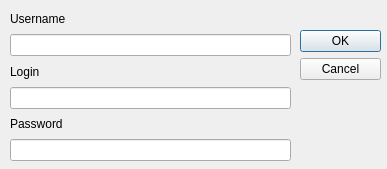
<?xml version="1.0" encoding="UTF-8"?>
<ui version="4.0">
 <class>signupdialog</class>
 <widget class="QDialog" name="signupdialog">
  <property name="geometry">
   <rect>
    <x>0</x>
    <y>0</y>
    <width>387</width>
    <height>169</height>
   </rect>
  </property>
  <property name="windowTitle">
   <string>Sign Up</string>
  </property>
  <widget class="QDialogButtonBox" name="buttonBox">
   <property name="geometry">
    <rect>
     <x>300</x>
     <y>30</y>
     <width>81</width>
     <height>61</height>
    </rect>
   </property>
   <property name="orientation">
    <enum>Qt::Orientation::Vertical</enum>
   </property>
   <property name="standardButtons">
    <set>QDialogButtonBox::StandardButton::Cancel|QDialogButtonBox::StandardButton::Ok</set>
   </property>
  </widget>
  <widget class="QWidget" name="layoutWidget">
   <property name="geometry">
    <rect>
     <x>10</x>
     <y>10</y>
     <width>281</width>
     <height>151</height>
    </rect>
   </property>
   <layout class="QVBoxLayout" name="verticalLayout">
    <item>
     <widget class="QLabel" name="label_3">
      <property name="text">
       <string>Username</string>
      </property>
     </widget>
    </item>
    <item>
     <widget class="QLineEdit" name="usernameEdit"/>
    </item>
    <item>
     <widget class="QLabel" name="label">
      <property name="text">
       <string>Login</string>
      </property>
     </widget>
    </item>
    <item>
     <widget class="QLineEdit" name="loginEdit"/>
    </item>
    <item>
     <widget class="QLabel" name="label_2">
      <property name="text">
       <string>Password</string>
      </property>
     </widget>
    </item>
    <item>
     <widget class="QLineEdit" name="passwordEdit">
      <property name="echoMode">
       <enum>QLineEdit::EchoMode::Password</enum>
      </property>
     </widget>
    </item>
   </layout>
  </widget>
 </widget>
 <resources/>
 <connections>
  <connection>
   <sender>buttonBox</sender>
   <signal>rejected()</signal>
   <receiver>signupdialog</receiver>
   <slot>reject()</slot>
   <hints>
    <hint type="sourcelabel">
     <x>316</x>
     <y>260</y>
    </hint>
    <hint type="destinationlabel">
     <x>286</x>
     <y>274</y>
    </hint>
   </hints>
  </connection>
  <connection>
   <sender>buttonBox</sender>
   <signal>accepted()</signal>
   <receiver>signupdialog</receiver>
   <slot>accept()</slot>
   <hints>
    <hint type="sourcelabel">
     <x>248</x>
     <y>254</y>
    </hint>
    <hint type="destinationlabel">
     <x>157</x>
     <y>274</y>
    </hint>
   </hints>
  </connection>
 </connections>
</ui>
